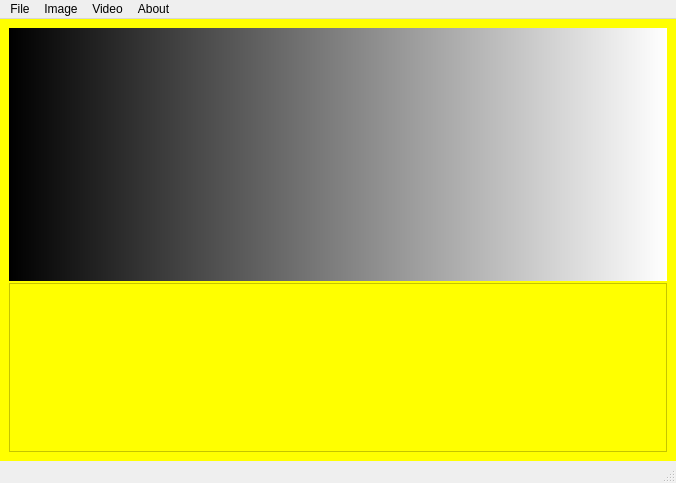
<?xml version="1.0" encoding="UTF-8"?>
<ui version="4.0">
 <class>MainWindow</class>
 <widget class="QMainWindow" name="MainWindow">
  <property name="geometry">
   <rect>
    <x>0</x>
    <y>0</y>
    <width>676</width>
    <height>483</height>
   </rect>
  </property>
  <property name="windowTitle">
   <string>FaceSpyder</string>
  </property>
  <widget class="QWidget" name="centralwidget">
   <property name="styleSheet">
    <string notr="true">QWidget{
background:yellow
}</string>
   </property>
   <layout class="QHBoxLayout" name="horizontalLayout">
    <item>
     <layout class="QVBoxLayout" name="MainLayout" stretch="6,4">
      <property name="spacing">
       <number>2</number>
      </property>
      <property name="sizeConstraint">
       <enum>QLayout::SetFixedSize</enum>
      </property>
      <property name="bottomMargin">
       <number>0</number>
      </property>
      <item>
       <widget class="FaceRecognitionView" name="mFaceRecognitionView" native="true">
        <property name="styleSheet">
         <string notr="true">background :qlineargradient(spread:pad, x1:0, y1:0, x2:1, y2:0, stop:0 rgba(0, 0, 0, 255), stop:1 rgba(255, 255, 255, 255))</string>
        </property>
       </widget>
      </item>
      <item>
       <widget class="QScrollArea" name="detectionViewscrollArea">
        <property name="widgetResizable">
         <bool>true</bool>
        </property>
        <widget class="FaceDetectionView" name="mFaceDetectionView">
         <property name="geometry">
          <rect>
           <x>0</x>
           <y>0</y>
           <width>654</width>
           <height>165</height>
          </rect>
         </property>
        </widget>
       </widget>
      </item>
     </layout>
    </item>
   </layout>
  </widget>
  <widget class="QMenuBar" name="menubar">
   <property name="geometry">
    <rect>
     <x>0</x>
     <y>0</y>
     <width>676</width>
     <height>22</height>
    </rect>
   </property>
   <property name="defaultUp">
    <bool>true</bool>
   </property>
   <property name="nativeMenuBar">
    <bool>false</bool>
   </property>
   <widget class="QMenu" name="menuFile">
    <property name="title">
     <string>File</string>
    </property>
    <addaction name="actionExit"/>
    <addaction name="actionSave_Detected_Faces"/>
   </widget>
   <widget class="QMenu" name="menuImage">
    <property name="title">
     <string>Image</string>
    </property>
    <addaction name="actionOpen_Image"/>
   </widget>
   <widget class="QMenu" name="menuVideo">
    <property name="title">
     <string>Video</string>
    </property>
    <addaction name="actionOpen_Video"/>
   </widget>
   <widget class="QMenu" name="menuAbout">
    <property name="title">
     <string>About</string>
    </property>
   </widget>
   <addaction name="menuFile"/>
   <addaction name="menuImage"/>
   <addaction name="menuVideo"/>
   <addaction name="menuAbout"/>
  </widget>
  <widget class="QStatusBar" name="statusbar"/>
  <action name="actionOpen_Image">
   <property name="text">
    <string>Open Image</string>
   </property>
   <property name="shortcut">
    <string>Ctrl+I</string>
   </property>
  </action>
  <action name="actionExit">
   <property name="text">
    <string>Exit</string>
   </property>
  </action>
  <action name="actionSave_Detected_Faces">
   <property name="text">
    <string>Save Detected Faces</string>
   </property>
  </action>
  <action name="actionOpen_Video">
   <property name="text">
    <string>Open Video</string>
   </property>
  </action>
 </widget>
 <customwidgets>
  <customwidget>
   <class>FaceDetectionView</class>
   <extends>QWidget</extends>
   <header>facedetectionview.h</header>
   <container>1</container>
  </customwidget>
  <customwidget>
   <class>FaceRecognitionView</class>
   <extends>QWidget</extends>
   <header>facerecognitionview.h</header>
   <container>1</container>
  </customwidget>
 </customwidgets>
 <resources/>
 <connections/>
</ui>
